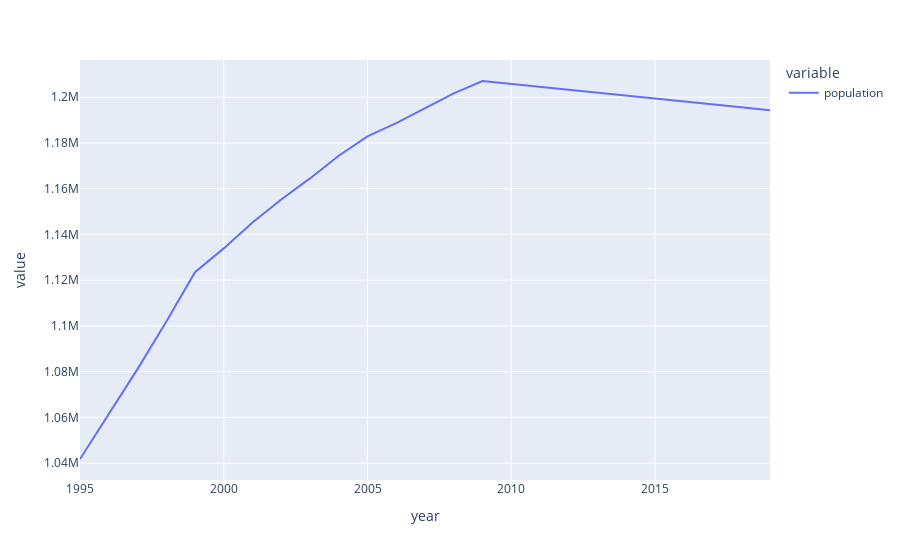

The notebook cell this image was saved under:
### Code cell
pop_df = pd.read_csv(csv_path)
pop_df = pop_df.set_index(['year'])
pop_df['population'].plot()

### Figure 1 — Plotly figure (JSON) as saved in the notebook; plotly's stock layout.template omitted (floating-point values rounded to 4 significant figures)
{"data": [{"hovertemplate": "variable=population<br>year=%{x}<br>value=%{y}<extra></extra>", "legendgroup": "population", "line": {"color": "#636efa", "dash": "solid"}, "marker": {"symbol": "circle"}, "mode": "lines", "name": "population", "orientation": "v", "showlegend": true, "type": "scatter", "x": [1995, 1996, 1997, 1998, 1999, 2000, 2001, 2002, 2003, 2004, 2005, 2006, 2007, 2008, 2009, 2010, 2011, 2012, 2013, 2014, 2015, 2016, 2017, 2018, 2019], "xaxis": "x", "y": [1041800, 1061600, 1081100, 1101800, 1123500, 1133900, 1145200, 1155300, 1164500, 1174400, 1182900, 1188700, 1195200, 1201700, 1207100, 1205840, 1204500, 1203460, 1202070, 1200740, 1199500, 1198100, 1197000, 1195600, 1194300], "yaxis": "y"}], "layout": {"legend": {"title": {"text": "variable"}, "tracegroupgap": 0}, "margin": {"t": 60}, "xaxis": {"anchor": "y", "domain": [0, 1], "title": {"text": "year"}}, "yaxis": {"anchor": "x", "domain": [0, 1], "title": {"text": "value"}}}}
